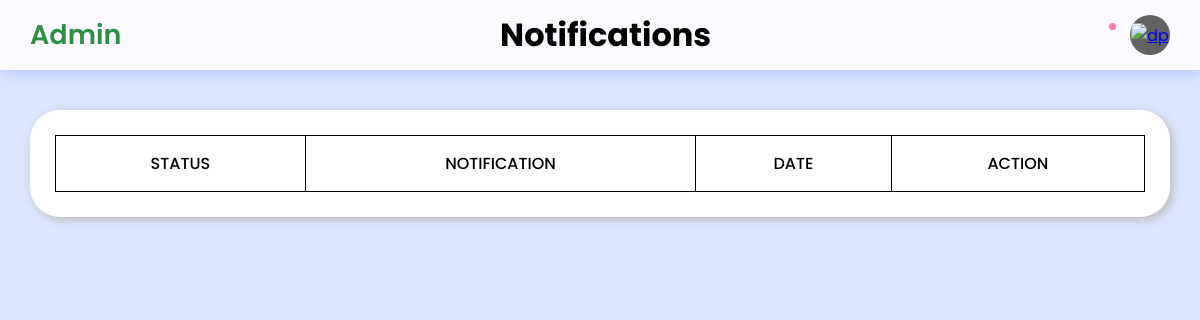
The app's page /admin_show_notifications.php (signed in), older data.
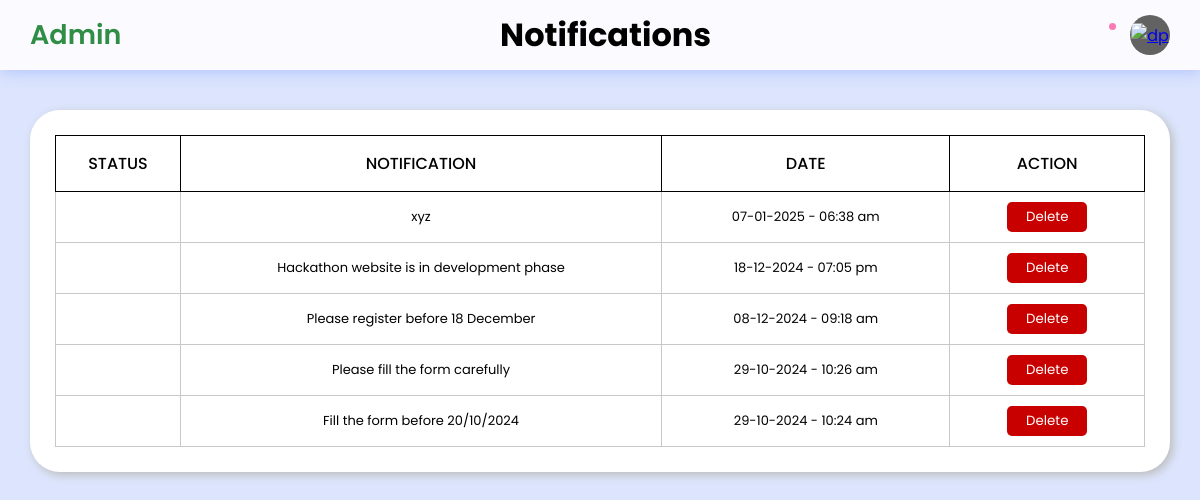
The same page, newer data.
### tables this page shows
CREATE TABLE `notifications` (
  `id` int(11) NOT NULL,
  `notification` varchar(255) NOT NULL,
  `date` timestamp NOT NULL DEFAULT current_timestamp() ON UPDATE current_timestamp(),
  `new` tinyint(1) NOT NULL
);

### admin_show_notifications.php (the view, shortened to what this page needs)
<?php
require 'db.php';
$result2 = mysqli_query($conn, "SELECT * FROM notifications ORDER BY id DESC");
?>
<!DOCTYPE html>
<html lang="en">
<head>
    <link rel="stylesheet" href="admin_dash_style.css">
</head>
<body>
    <header>
        <div class="logosec">
            <a href="admin_dashboard.php" style="text-decoration: none;">
                <div class="logo">Admin</div>
            </a>
        </div>
        <div>
            <H1>Notifications</H1>
        </div>
        <div class="message">
            <div class="circle"></div>
            <div class="dp">
                <a href="admin_profile.php"><img src="https://media.geeksforgeeks.org/wp-content/uploads/20221210180014/profile-removebg-preview.png" class="dpicn" alt="dp"></a>
            </div>
        </div>
    </header>
    <div class="main">
        <div class="report-container">
            <div class="container">
                <table class="table">
                    <thead>
                        <tr>
                            <th scope="col">Status</th>
                            <th scope="col">Notification</th>
                            <th scope="col">Date</th>
                            <th scope="col">Action</th>
                        </tr>
                    </thead>
                    <tbody>
                        <?php
                        while ($noti = $result2->fetch_assoc()) {
                            $date = date('d-m-Y', strtotime($noti['date'])) . " - " . date('h:i a', strtotime($noti['date']));
                        ?>
                            <tr>
                                <td>
                                </td>
                                <td><?php echo htmlspecialchars($noti['notification']); ?></td>
                                <td><?php echo $date; ?></td>
                                <td>
                                    <form action="admin_delete_noti_process.php" method="POST" class="d-inline">
                                        <button class="btn-primary">Delete</button>
                                    </form>
                                </td>
                            </tr>
                        <?php } ?>
                    </tbody>
                </table>
            </div>
        </div>
    </div>
</body>
</html>

Row changes from the older to the newer data that the page shows:
added notifications: notification "xyz", date "07-01-2025 - 06:38 am"
added notifications: notification "Hackathon website is in development phase", date "18-12-2024 - 07:05 pm"
added notifications: notification "Please register before 18 December", date "08-12-2024 - 09:18 am"
added notifications: notification "Please fill the form carefully", date "29-10-2024 - 10:26 am"
added notifications: notification "Fill the form before 20/10/2024", date "29-10-2024 - 10:24 am"
